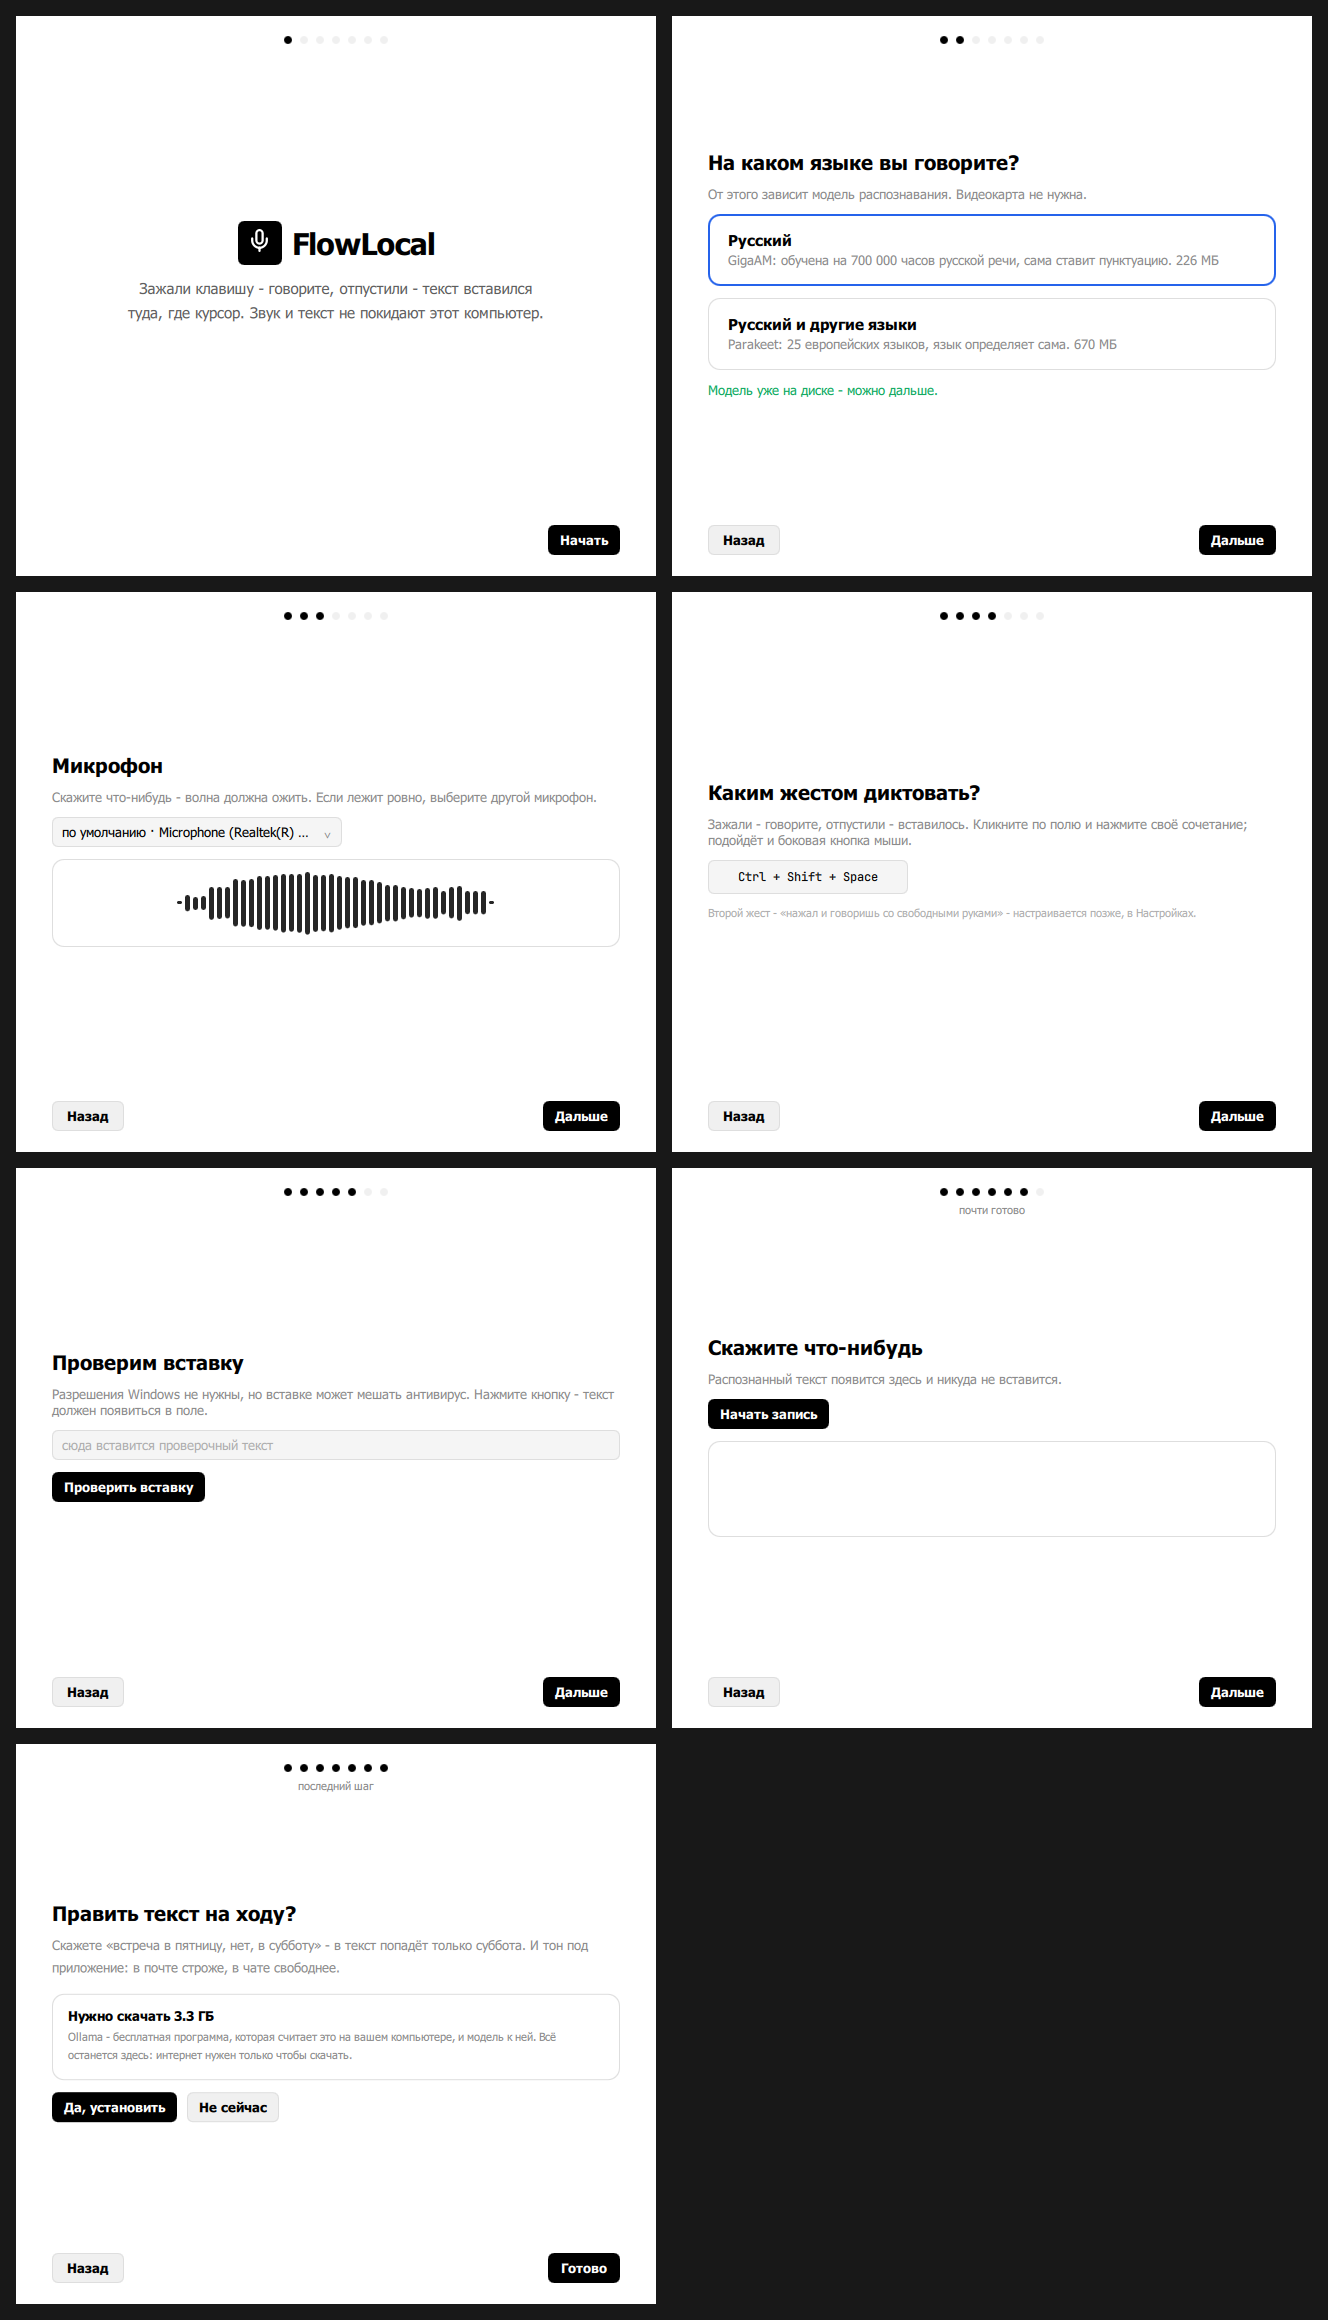

Reproduce this figure in Python.
"""Контактный лист мастера первого запуска: все экраны, обе темы.

Скрипта до сих пор не было - картинка в README снималась руками. Значит и
проверить мастер было нечем: экран, добавленный неделю назад, никто не видел
целиком, а именно этот мастер человек проходит ровно один раз, и второго
впечатления не будет.

Как и у превью настроек, всё поддельное намеренно. Конфиг подменён, приложение
поддельное, микрофон рисует синтетическую волну, Ollama «не установлена» -
чтобы витрина показывала то, что видит новый человек, а не то, что видит
разработчик на своей обжитой машине.

    python tools/preview_onboarding.py
    python tools/preview_onboarding.py dark
"""

import json
import os
import sys

os.environ["QT_ENABLE_HIGHDPI_SCALING"] = "0"
os.environ["QT_SCALE_FACTOR"] = "1"

ROOT = os.path.dirname(os.path.dirname(os.path.abspath(__file__)))
sys.path.insert(0, ROOT)
os.chdir(ROOT)

import config as C  # noqa: E402

DEMO = json.load(open(os.path.join(ROOT, "config.example.json"), encoding="utf-8"))
C.load = lambda path=None: json.loads(json.dumps(DEMO))
C.save = lambda cfg, path=None: None

# Ollama «нет»: новый человек видит именно это состояние, и ради него экран и
# существует. На машине разработчика она стоит, и витрина показывала бы «всё
# уже готово» - то есть самое интересное было бы не видно.
import ollama_setup as _O  # noqa: E402

_O.serving = lambda timeout=1.5: False
_O.has_model = lambda name: False

import theme as T  # noqa: E402

T.register_fonts()

from PIL import Image  # noqa: E402
from PySide6.QtCore import QTimer  # noqa: E402
from PySide6.QtWidgets import QApplication  # noqa: E402

import models  # noqa: E402


class FakeRecorder:
    """Микрофон, которого нет: волна на третьем экране должна шевелиться."""

    def __init__(self):
        self.fell_back = False
        self._n = 0

    def drain_levels(self):
        import math
        import random

        self._n += 1
        return [0.02 + 0.12 * abs(math.sin(self._n / 3)) * random.uniform(0.5, 1.2)
                for _ in range(3)]

    def start(self):
        pass

    def stop(self):
        import numpy as np

        return np.zeros(16000, dtype="float32")


class FakeApp:
    """Столько приложения, сколько нужно мастеру."""

    def __init__(self):
        self.cfg = C.load()
        self.recorder = FakeRecorder()
        self.transcriber = None
        self.onboarding = None

    def _on_config_change(self, new):
        self.cfg = new

    def _on_hotkey_capture(self, on):
        pass

    def install_ollama(self, on_stage=None):
        pass

    def ui(self, fn, *a):
        fn(*a)


def main() -> None:
    args = [a for a in sys.argv[1:] if not a.startswith("--")]
    mode = args[0] if args else "light"
    T.set_theme(mode)

    app = QApplication(sys.argv)
    from onboarding_qt import OnboardingWindow

    win = OnboardingWindow(FakeApp())
    win.open()
    root = win.view.rootObject()
    last = int(root.property("last"))

    shots = []

    def grab(step: int):
        def fn():
            root.setProperty("step", step)
            QTimer.singleShot(450, lambda: _save(step))
        return fn

    def _save(step: int):
        img = win.view.grabWindow()
        path = os.path.join(ROOT, "tools", f"_ob_{step}.png")
        img.save(path)
        shots.append(path)

    # По 900 мс на экран: анимации входа должны доиграть, иначе в витрину
    # попадёт недорисованное - на этом уже обжигались с графиком статистики.
    for i in range(last + 1):
        QTimer.singleShot(600 + i * 900, grab(i))

    def sheet():
        ims = [Image.open(p).convert("RGB") for p in shots]
        if not ims:
            print("нечего клеить")
            app.quit()
            return
        cols = 2
        rows = (len(ims) + cols - 1) // cols
        w, h = ims[0].size
        gap = 16
        out = Image.new("RGB", (cols * w + (cols + 1) * gap,
                                rows * h + (rows + 1) * gap),
                        (24, 24, 24) if T.mode() == "light" else (245, 245, 245))
        for i, im in enumerate(ims):
            x = gap + (i % cols) * (w + gap)
            y = gap + (i // cols) * (h + gap)
            out.paste(im, (x, y))
        name = f"preview_onboarding{'' if mode == 'light' else '_dark'}.png"
        out.save(os.path.join(ROOT, "tools", name))
        for p in shots:
            os.remove(p)
        print(f"tools/{name}: {len(ims)} экранов, тема {T.mode()}")
        app.quit()

    QTimer.singleShot(600 + (last + 1) * 900 + 700, sheet)
    app.exec()


if __name__ == "__main__":
    main()
